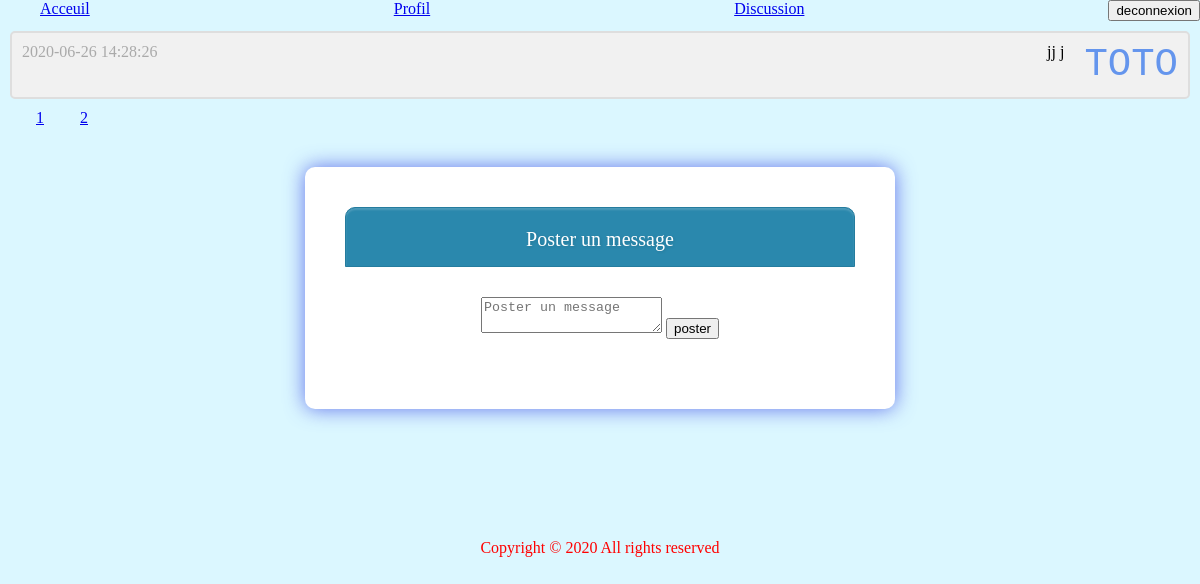
The page /discussion.php?page=2 (signed in) on the database its author committed.
### tables this page shows
CREATE TABLE IF NOT EXISTS `messages` (
  `id` int(11) NOT NULL AUTO_INCREMENT,
  `message` varchar(140) NOT NULL,
  `id_utilisateur` int(11) NOT NULL,
  `date` datetime NOT NULL,
  PRIMARY KEY (`id`)
);

CREATE TABLE IF NOT EXISTS `utilisateurs` (
  `id` int(11) NOT NULL AUTO_INCREMENT,
  `login` varchar(255) NOT NULL,
  `password` varchar(255) NOT NULL,
  PRIMARY KEY (`id`)
);

### discussion.php (the view, shortened to what this page needs)
<!doctype html>
<html>
	<head>
		<link rel="stylesheet" href="index.css"/>
	</head>
	<body>
    <header>
		<?php include('header.php');
?>
		</header>
            <?php
			 $limite = 5;
			 if (isset($_GET["page"]))
			 {
				 $page  = $_GET["page"];
			 }
			  else
			 {
				 $page=1;
			 }
			 $debut = ($page-1) * $limite;
            $connexion = mysqli_connect("localhost", "root", "", "discussion");
			$sql = "SELECT messages.message, messages.date, utilisateurs.login, utilisateurs.id FROM messages INNER JOIN utilisateurs
					ON messages.id_utilisateur = utilisateurs.id ORDER by date DESC LIMIT $debut, $limite";
			$resultat = mysqli_query($connexion, $sql);
			$pg = "SELECT COUNT(id) FROM  messages";
			$pg2 = mysqli_query($connexion, $pg);
			$row = mysqli_fetch_row($pg2);
			$total = $row[0];
			$total_pages = ceil($total / $limite);
						while($data = mysqli_fetch_array($resultat))
						{
                    ?>
            <section>
			<?php
		if ($data['id'] % 2 != 0)
		{
		?>
		<div class="container">
      <p class="id"><?php echo $data['login'];?></p>
         <p class="texte"><?php echo $data['message'];?>	</p>
         <span class="time"><?php echo $data['date'];?></span>
			</div>
		<?php
		}
	else{
?>
		<div class='containe'>
		<p class='ido'><?php echo $data['login'];?></p>
		   <p class='text'><?php echo $data['message'];?>	</p>
		   <span class='tim'><?php echo $data['date'];?></span>
								 </div>
								 <?php
		  }
						}
			for ($i=1; $i<=$total_pages; $i++)
                {
                    echo"<section class='page'><a href='discussion.php?page=".$i."'>".$i."</a></section>";
                }	mysqli_close($connexion);
					?>
		<section> <div class="titre">
                  <form  method="post" >
				<legend>Poster un message</legend>
					<textarea name="message"  placeholder="Poster un message"></textarea>
					<input type="submit" name="submit" value="poster">
                </form></div>
  	</section>
</section>
<footer>
				<section>
				<article>
				Copyright © 2020 All rights reserved
			</article>
		</section>
	</footer>
			</body>
</html>

### index.css (style rules this page uses)
html { height: 100%;max-width: 100%; }
body { margin: auto; background: #dbf7ff; }
footer { text-align: center; margin-top: 130px; color: red; }
.containe { border: 2px solid #dedede; background-color: #f1f1f1; border-radius: 5px; padding: 10px; margin: 10px ; }
.containe::after { content: ""; clear: both; display: table; }
.containe p { float: right; margin: auto; width: auto; margin-left: 20px; }
.ido { float: right; color: #6495ed; font-size: 3em; text-transform: uppercase; font-family: monospace; }
.tim { float: left; color: #aaa; }
.page { display: inline-table; margin-left: 3%; }
.titre { width:450px; padding:70px; font-size: 1,5em; margin:40px auto; background: #FFF; border-radius: 10px; box-shadow: 0px 0px 20px rgba(59, 71, 230, 0.747); }
legend { background: #2A88AD; padding: 20px 30px 15px 30px; margin: -30px -30px 30px -30px; border-radius: 10px 10px 0 0; color: #fff; text-shadow: 1px 1px 3px rgba(0, 0, 0, 0.12); font: normal 20px 'Bitter', serif; box-shadow: inset 0px 2px 2px 0px rgba(255, 255, 255, 0.17); border: 1px solid #257C9E; }
.titre { text-align: center; animation: titre .75s ease-out infinite; text-shadow: 0px 0px 5px #004D98; }

### rows shown on the page
messages: id_utilisateur.login "TOTO", message "jj j", date "2020-06-26 14:28:26"
